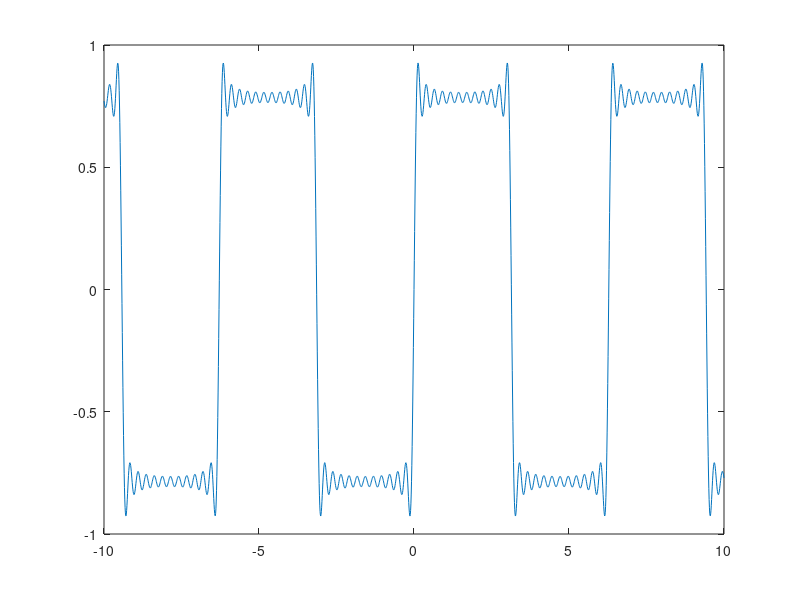

Reproduce this figure in MATLAB.
% Visualising Fourier Series

t=[-10:0.01:10]  ;
a=sin(t);
b=(1/3)*sin(3*t);
c=(1/5)*sin(5*t);
d=(1/7)*sin(7*t);
e=(1/9)*sin(9*t);
f=(1/11)*sin(11*t);
g=(1/13)*sin(13*t);
h=(1/15)*sin(15*t);
i=(1/17)*sin(17*t);
j=(1/19)*sin(19*t);
k=(1/21)*sin(21*t);
l=(1/23)*sin(23*t);



% plot(t,y,t,c,t,z);
plot(t ,c+ b+a+d+e+f+g+h+i+j+k+l);
